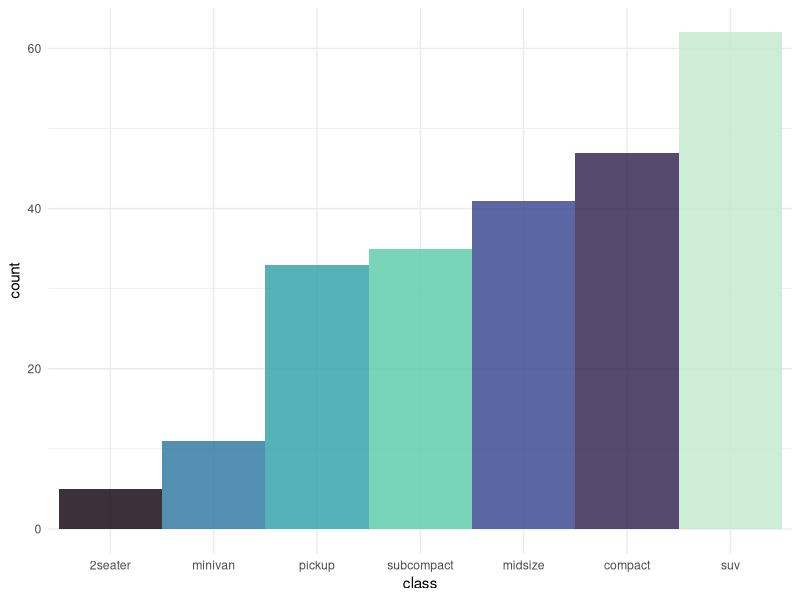
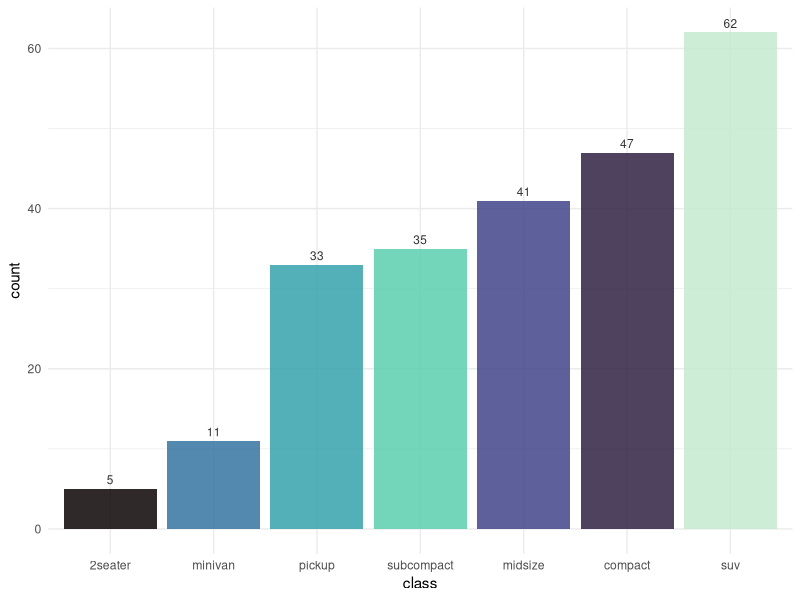
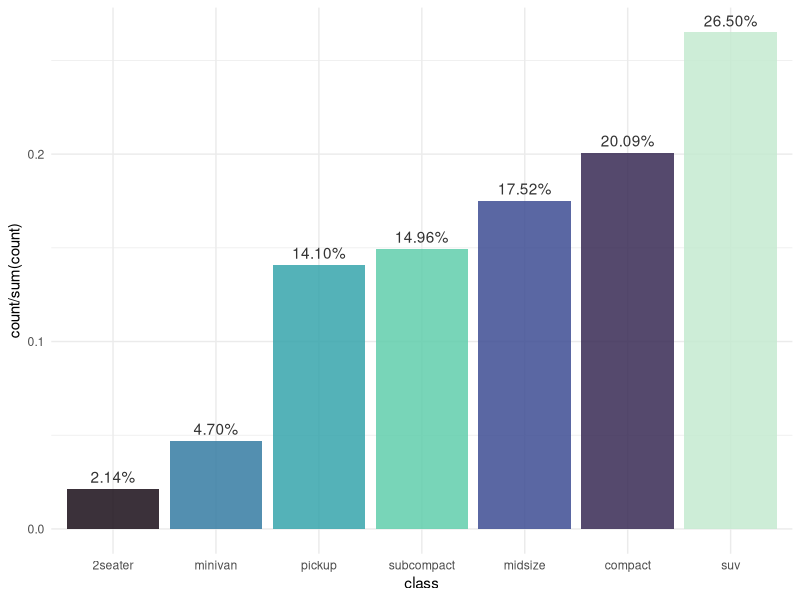
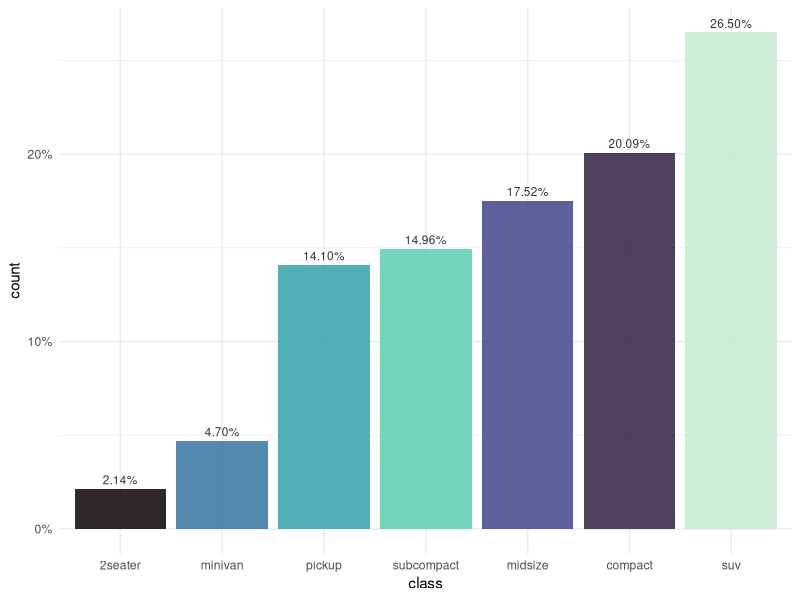
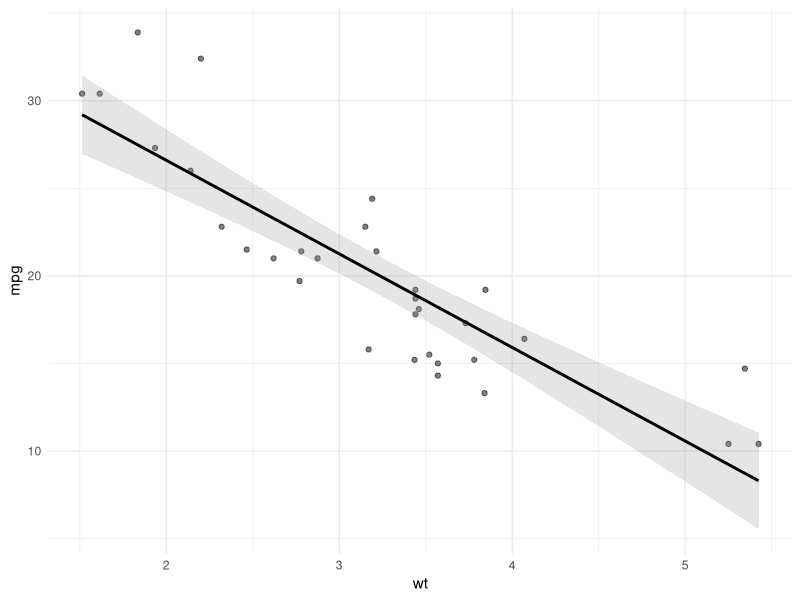

Recreate these plots in R, in order.
## ---- chunk 1
#| message: false
# Load required packages
library(tidyverse)
library(viridis)
library(scales)
## ---- chunk 2
ggplot(mpg, aes(x = fct_rev(fct_infreq(class)), fill = class)) +
  geom_bar(alpha = .85, width = 1) +
  labs(x = "class") +
  guides(fill = "none") +
  scale_fill_viridis(
    discrete = TRUE,
    option = "mako", 
    begin = .05, 
    end = .95
  ) +
  theme_minimal()
## ---- chunk 3
counts <- count(mpg, class)

ggplot(counts, aes(x = reorder(class, n), y = n, fill = class)) +
  geom_col(alpha = .85) +
  geom_text(
    mapping = aes(label = n),
    vjust = -0.5,
    color = "grey20",
    size = 3
  ) +
  labs(x = "class", y = "count") +
  guides(fill = "none") +
  scale_fill_viridis(discrete = TRUE, option = "mako", end = .95) +
  theme_minimal()
## ---- chunk 4
ggplot(mpg, aes(x = fct_rev(fct_infreq(class)), fill = class)) +
  geom_bar(aes(y = after_stat(count/sum(count))), alpha = .85) +
  geom_text(
    mapping = aes(
      label = percent(after_stat(count/sum(count))),
      y = after_stat(count/sum(count))
    ), 
    stat = "count", 
    vjust = -.5,
    color = "grey20"
  ) +
  labs(x = "class") +
  guides(fill = "none") +
  scale_fill_viridis(
    discrete = TRUE, 
    option = "mako", 
    begin = .05, 
    end = .95
  ) +
  theme_minimal()
## ---- chunk 5
counts <- mpg %>%
  count(class) %>%
  mutate(pct = n / sum(n))

ggplot(counts, aes(x = reorder(class, n), y = pct, fill = class)) +
  geom_col(alpha = .85) +
  geom_text(
    mapping = aes(label = percent(pct)),
    vjust = -0.5,
    color = "grey20",
    size = 3
  ) +
  labs(x = "class", y = "count") +
  guides(fill = "none") +
  scale_y_continuous(labels = percent_format(accuracy = 1)) +
  scale_fill_viridis(discrete = TRUE, option = "mako", end = .95) +
  theme_minimal()
## ---- chunk 6
#| message: false

ggplot(mtcars, aes(x = wt, y = mpg)) +
  geom_point(alpha = .5) +
  geom_smooth(
    method = "lm",
    alpha = .25,
    color = "black"
  ) +
  theme_minimal()
